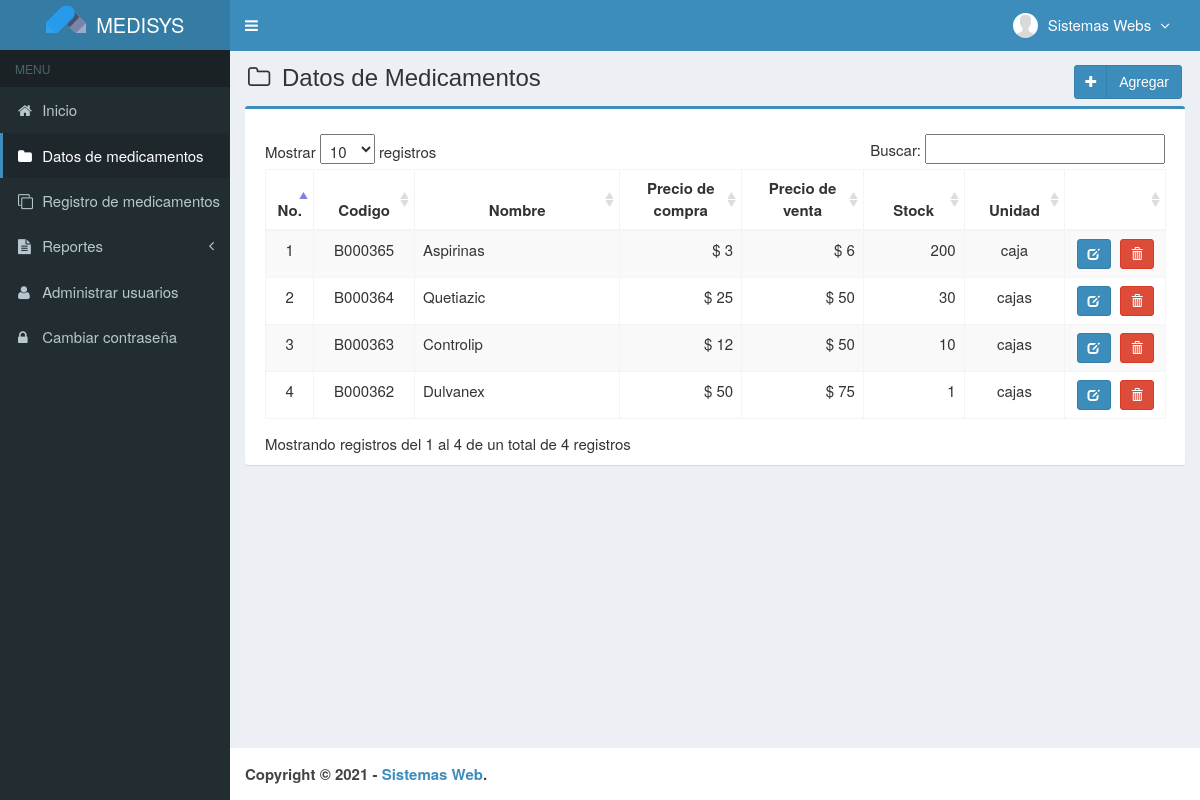
Screenshot of /main.php?module=medicines (signed in) with the database file from the repository.
### tables this page shows
CREATE TABLE `usuarios` (
  `id_user` int(3) NOT NULL,
  `username` varchar(50) NOT NULL,
  `name_user` varchar(50) NOT NULL,
  `password` varchar(50) NOT NULL,
  `email` varchar(50) DEFAULT NULL,
  `telefono` varchar(13) DEFAULT NULL,
  `foto` varchar(100) DEFAULT NULL,
  `permisos_acceso` enum('Super Admin','Gerente','Almacen') NOT NULL,
  `status` enum('activo','bloqueado') NOT NULL DEFAULT 'activo',
  `created_at` timestamp NOT NULL DEFAULT current_timestamp(),
  `updated_at` timestamp NOT NULL DEFAULT current_timestamp() ON UPDATE current_timestamp()
);

CREATE TABLE `medicamentos` (
  `codigo` varchar(7) NOT NULL,
  `nombre` varchar(50) NOT NULL,
  `precio_compra` int(11) NOT NULL,
  `precio_venta` int(11) NOT NULL,
  `unidad` varchar(20) NOT NULL,
  `stock` int(11) NOT NULL,
  `created_user` int(3) NOT NULL,
  `created_date` timestamp NOT NULL DEFAULT current_timestamp(),
  `updated_user` int(3) NOT NULL,
  `updated_date` timestamp NOT NULL DEFAULT current_timestamp() ON UPDATE current_timestamp()
);

### config/fungsi_rupiah.php (called while the page is built, shortened)
<?php
function format_rupiah($angka){
  $rupiah=number_format($angka,0,',','.');
  return $rupiah;
}
?>

### modules/medicines/view.php (the view, shortened to what this page needs)
<section class="content-header">
  <h1>
    <i class="fa fa-folder-o icon-title"></i> Datos de Medicamentos
    <a class="btn btn-primary btn-social pull-right" href="?module=form_medicines&form=add" title="agregar" data-toggle="tooltip">
      <i class="fa fa-plus"></i> Agregar
    </a>
  </h1>
</section>
<section class="content">
  <div class="row">
    <div class="col-md-12">
      <div class="box box-primary">
        <div class="box-body">
          <table id="dataTables1" class="table table-bordered table-striped table-hover">
            <thead>
              <tr>
                <th class="center">No.</th>
                <th class="center">Codigo</th>
                <th class="center">Nombre</th>
                <th class="center">Precio de compra</th>
                <th class="center">Precio de venta</th>
                <th class="center">Stock</th>
                <th class="center">Unidad</th>
                <th></th>
              </tr>
            </thead>
            <tbody>
            <?php
            $no = 1;
            $query = mysqli_query($mysqli, "SELECT codigo,nombre,precio_compra,precio_venta,unidad,stock FROM medicamentos ORDER BY codigo DESC")
                                            or die('error: '.mysqli_error($mysqli));
            while ($data = mysqli_fetch_assoc($query)) {
              $precio_compra = format_rupiah($data['precio_compra']);
              $precio_venta = format_rupiah($data['precio_venta']);
              echo "<tr>
                      <td width='30' class='center'>$no</td>
                      <td width='80' class='center'>$data[codigo]</td>
                      <td width='180'>$data[nombre]</td>
                      <td width='100' align='right'>$ $precio_compra</td>
                      <td width='100' align='right'>$ $precio_venta</td>
                      <td width='80' align='right'>$data[stock]</td>
                      <td width='80' class='center'>$data[unidad]</td>
                      <td class='center' width='80'>
                        <div>
                          <a data-toggle='tooltip' data-placement='top' title='modificar' style='margin-right:5px' class='btn btn-primary btn-sm' href='?module=form_medicines&form=edit&id=$data[codigo]'>
                              <i style='color:#fff' class='glyphicon glyphicon-edit'></i>
                          </a>";
            ?>
                          <a data-toggle="tooltip" data-placement="top" title="Eliminar" class="btn btn-danger btn-sm" href="modules/medicines/proses.php?act=delete&id=<?php echo $data['codigo'];?>" onclick="return confirm('estas seguro de eliminar<?php echo $data['nombre']; ?> ?');">
                              <i style="color:#fff" class="glyphicon glyphicon-trash"></i>
                          </a>
            <?php
              echo "    </div>
                      </td>
                    </tr>";
              $no++;
            }
            ?>
            </tbody>
          </table>
        </div>
      </div>
    </div>
  </div>
</section><!-- /.content

### top-menu.php (shortened to what this page needs)
<?php
require_once "config/database.php";
$query = mysqli_query($mysqli, "SELECT id_user, name_user, foto, permisos_acceso FROM usuarios WHERE id_user='$_SESSION[id_user]'")
                                or die('error: '.mysqli_error($mysqli));
$data = mysqli_fetch_assoc($query);
?>
<li class="dropdown user user-menu">
  <a href="#" class="dropdown-toggle" data-toggle="dropdown">
  <?php
  if ($data['foto']=="") { ?>
    <img src="images/user/user-default.png" class="user-image" alt="User Image"/>
  <?php
  }
  else { ?>
    <img src="images/user/<?php echo $data['foto']; ?>" class="user-image" alt="User Image"/>
  <?php
  }
  ?>
    <span class="hidden-xs"><?php echo $data['name_user']; ?> <i style="margin-left:5px" class="fa fa-angle-down"></i></span>
  </a>
</li>

### assets/css/style.css (style rules this page uses)
.btn-social *:first-child { border-right: 1px solid rgba(0, 0, 0, 0.1); bottom: 0; font-size: 1em !important; left: 0; line-height: 32px !important; position: absolute; text-align: center; top: 0; width: 32px !important; }
.content-header { padding: 15px 18px 0; position: relative; }
.center { text-align:center; }
.icon-title { margin-right: 5px; }
body { background-color: #fff; color: #333; font-size: 15px; line-height: 1.42857; }

### rows the page displays
usuarios: foto (placeholder picture), name_user "Sistemas Webs"
medicamentos: codigo "B000365", nombre "Aspirinas", precio_compra "3", precio_venta "6", stock "200", unidad "caja"
medicamentos: codigo "B000364", nombre "Quetiazic", precio_compra "25", precio_venta "50", stock "30", unidad "cajas"
medicamentos: codigo "B000363", nombre "Controlip", precio_compra "12", precio_venta "50", stock "10", unidad "cajas"
medicamentos: codigo "B000362", nombre "Dulvanex", precio_compra "50", precio_venta "75", stock "1", unidad "cajas"
